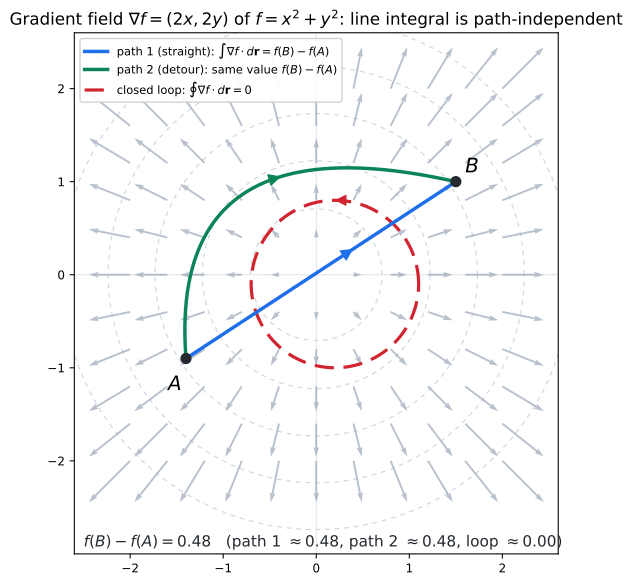

This chart was generated by the following Python code:
#!/usr/bin/env python3
"""Static figure for 12강 3기 11강 — the fundamental theorem of line integrals
for a gradient field (lecture §10, §11):

    f(x,y) = x^2 + y^2     (a bowl / paraboloid height function)
    F = grad f = (2x, 2y)  (the gradient vector field)

Two different paths from A=(-1.4,-0.9) to B=(1.5,1.0) and one closed loop are
drawn over the gradient field. For grad f the line integral depends only on the
endpoints:

    integral_C grad f . dr  =  f(B) - f(A)        (same for every path C),
    closed loop             =  0.

The two open paths therefore accumulate the SAME value f(B)-f(A); the closed
loop accumulates 0. Renders next to itself as an SVG embedded by the note.

Reproduce:
    uv run --with matplotlib --with numpy python \
        gradient-line-integral-path-independence-03-season-11-10.py
"""
from pathlib import Path
import numpy as np
import matplotlib.pyplot as plt
from matplotlib.patches import FancyArrowPatch

OUT = Path(__file__).with_suffix(".svg")


def f(x, y):
    return x ** 2 + y ** 2


def grad_f(x, y):
    return 2 * x, 2 * y


# --- background gradient field on a grid --------------------------------------
g = np.linspace(-2.0, 2.0, 11)
X, Y = np.meshgrid(g, g)
U, V = grad_f(X, Y)

# faint level circles f = const (the height function's contours)
levels = [0.5, 1.5, 3.0, 5.0, 7.5]

A = np.array([-1.4, -0.9])
B = np.array([1.5, 1.0])


def line_integral(path):
    """Numerically integrate F . dr along a sampled path (2,N)."""
    fx, fy = grad_f(path[0], path[1])
    dx = np.gradient(path[0])
    dy = np.gradient(path[1])
    return np.sum(fx * dx + fy * dy)


# Path 1: a straight segment A -> B
t = np.linspace(0, 1, 4000)
p1 = np.array([A[0] + t * (B[0] - A[0]), A[1] + t * (B[1] - A[1])])

# Path 2: a curved detour A -> B (a big arc bulging up-left)
mid = np.array([-1.6, 1.7])
p2 = np.array([
    (1 - t) ** 2 * A[0] + 2 * (1 - t) * t * mid[0] + t ** 2 * B[0],
    (1 - t) ** 2 * A[1] + 2 * (1 - t) * t * mid[1] + t ** 2 * B[1],
])

# Closed loop: a circle of radius 0.9 about (0.2, -0.1)
c = np.array([0.2, -0.1])
ang = np.linspace(0, 2 * np.pi, 4000)
loop = np.array([c[0] + 0.9 * np.cos(ang), c[1] + 0.9 * np.sin(ang)])

# numeric verification
I1, I2 = line_integral(p1), line_integral(p2)
Iloop = line_integral(loop)
exact = f(*B) - f(*A)

fig, ax = plt.subplots(figsize=(6.8, 6.2))

# gradient field arrows (faint, scaled down)
ax.quiver(X, Y, U, V, color="#9aa7b8", angles="xy", scale_units="xy",
          scale=9.0, width=0.004, alpha=0.7, zorder=1)

# level circles of f = x^2 + y^2
th = np.linspace(0, 2 * np.pi, 200)
for L in levels:
    r = np.sqrt(L)
    ax.plot(r * np.cos(th), r * np.sin(th), color="#d0d7de", lw=0.9,
            ls=(0, (4, 4)), zorder=0)

# the two open paths
ax.plot(p1[0], p1[1], color="#1f6feb", lw=2.6, zorder=4,
        label=r"path 1 (straight): $\int \nabla f\cdot d\mathbf{r}=f(B)-f(A)$")
ax.plot(p2[0], p2[1], color="#0b8457", lw=2.6, zorder=4,
        label=r"path 2 (detour): same value $f(B)-f(A)$")
# the closed loop
ax.plot(loop[0], loop[1], color="#d1242f", lw=2.4, ls=(0, (6, 3)), zorder=3,
        label=r"closed loop: $\oint \nabla f\cdot d\mathbf{r}=0$")

# arrowheads to show direction of travel
for path, color in [(p1, "#1f6feb"), (p2, "#0b8457")]:
    k = int(0.62 * path.shape[1])
    ax.add_patch(FancyArrowPatch(path[:, k - 1], path[:, k + 1],
                                 arrowstyle="-|>", mutation_scale=20,
                                 color=color, zorder=5))
k = int(0.25 * loop.shape[1])
ax.add_patch(FancyArrowPatch(loop[:, k - 1], loop[:, k + 1],
                             arrowstyle="-|>", mutation_scale=18,
                             color="#d1242f", zorder=5))

# endpoints
ax.scatter(*A, s=55, color="#24292f", zorder=6)
ax.scatter(*B, s=55, color="#24292f", zorder=6)
ax.text(A[0] - 0.12, A[1] - 0.34, r"$A$", fontsize=15, weight="bold", ha="center")
ax.text(B[0] + 0.10, B[1] + 0.10, r"$B$", fontsize=15, weight="bold")

ax.set_title(
    r"Gradient field $\nabla f=(2x,2y)$ of $f=x^2+y^2$: "
    "line integral is path-independent", fontsize=12.5)
ax.text(-2.5, -2.92,
        rf"$f(B)-f(A)={exact:.2f}$   "
        rf"(path 1 $\approx{I1:.2f}$, path 2 $\approx{I2:.2f}$, "
        rf"loop $\approx{abs(Iloop):.2f}$)",
        ha="left", fontsize=11.5, color="#24292f")

ax.set_xlim(-2.6, 2.6)
ax.set_ylim(-3.0, 2.6)
ax.set_aspect("equal")
ax.axhline(0, color="#e1e4e8", lw=0.8, zorder=0)
ax.axvline(0, color="#e1e4e8", lw=0.8, zorder=0)
ax.set_xticks([-2, -1, 0, 1, 2])
ax.set_yticks([-2, -1, 0, 1, 2])
ax.tick_params(labelsize=9)
ax.legend(loc="upper left", fontsize=8.6, framealpha=0.92)

fig.tight_layout()
fig.savefig(OUT, format="svg", bbox_inches="tight")

print(f"wrote {OUT}")
print(f"  f(B)-f(A) = {exact:.4f}")
print(f"  path1 = {I1:.4f}   path2 = {I2:.4f}   loop = {Iloop:.4f}")
